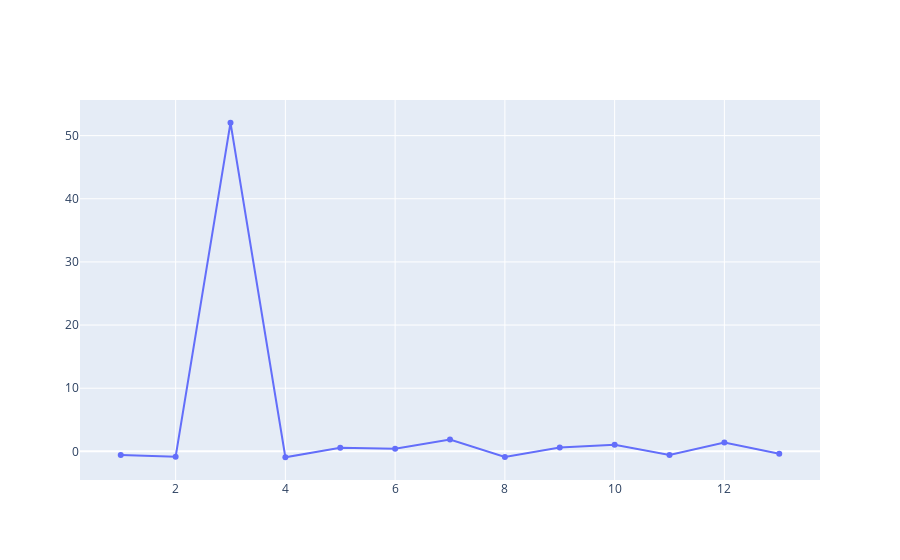

This figure's notebook cell:
### Markdown cell above
## Change of rate of growth factor. Can be referred to as the second order derivative which can tell use how the growth factor is moving. The last data point shows growth factor is decreasing.

### Code cell
py.iplot([{"x": m, "y": change}])

### Figure 1 — Plotly figure (JSON) as saved in the notebook; plotly's stock layout.template omitted (floating-point values rounded to 4 significant figures)
{"data": [{"type": "scatter", "x": [1, 2, 3, 4, 5, 6, 7, 8, 9, 10, 11, 12, 13, 14, 15, 16, 17, 18, 19, 20, 21, 22, 23, 24, 25, 26, 27], "y": [-0.5702, -0.8373, 52.04, -0.9327, 0.582, 0.4301, 1.871, -0.8763, 0.6262, 1.059, -0.5847, 1.417, -0.3655]}], "layout": {}}
